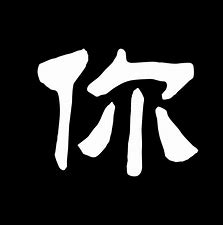
#> input picture OpenCV/image/003.jpg, 223 x 225 px, given in place of 003.png, which was not available
$ python centroid_finder.py   (older library calls are emulated)
#> lines starting #> are read from the running program, lines starting #| are printed output that depends on the picture; after the words box and inside, x2 and y2 are one past the last pixel; in counts of white or black regions, pixels touching at a corner belong together; pictures that were not available may be replaced by others from this repository, and a replacement may not be noted
#> further down, img is the input picture: shape (225, 223, 3); min 0, max 255, mean 39.6
import traceback
import cv2
import matplotlib.pyplot as plt
import numpy as np
# import fs
import os
import pandas as pd
from PIL import Image, ImageEnhance

"""
Anchor Finder

"""


def agg_dims(img, posn, rng, direct):
    if direct == 'left':
        return img[posn[0], posn[1] - int(rng/2): posn[1] + int(rng/2)].sum()
    elif direct == 'right':
        return img[posn[0], posn[1] - int(rng/2): posn[1] + int(rng/2)].sum()
    elif direct == 'up':
        return img[posn[0] - int(rng/2): posn[0] + int(rng/2), posn[1]].sum()
    else:
        return img[posn[0] - int(rng/2): posn[0] + int(rng/2), posn[1]].sum()


def search_anchor_border(img, direct, init):
    count = 1
    init = (int(init[0]), int(init[1]))
    if direct == "left" or direct == "right":
        if direct == "left":
            init_X = -1
            threshold = 200
        else:
            init_X = 1
            threshold = 200
        while True:
            if init[1] + init_X * count >= img.shape[1] or init[1] + init_X * count < 0:
                break
            if agg_dims(img, (init[0], init[1] + init_X * count), 2, direct) > threshold:
                return init[1] + init_X * count
            count += 1
            if count > 130:
                print(direct)
                raise TimeoutError()
    else:
        if direct == "up":
            init_Y = -1
            threshold = 200
        else:
            init_Y = 1
            threshold = 200
        while True:
            if init[0] + init_Y * count >= img.shape[0] or init[0] + init_Y * count < 0:
                break
            if agg_dims(img, (init[0] + init_Y * count, init[1]), 2, direct) > threshold:
                return init[0] + init_Y * count
            count += 1
            if count > 130:
                print(direct)
                raise TimeoutError()
    raise TimeoutError()


def get_grad(img):
    img = cv2.bilateralFilter(img, 7, 75, 75)
    grad_x = cv2.Sobel(img, cv2.CV_32F, 1, 0)
    grad_y = cv2.Sobel(img, cv2.CV_32F, 0, 1)
    gradx = cv2.convertScaleAbs(grad_x)
    grady = cv2.convertScaleAbs(grad_y)
    img = cv2.addWeighted(gradx, 0.5, grady, 0.5, 0)

    return img


def get_anchor(img, rect):
    try:
        ret_dict = {
            '0': 0,
            '1': None,
        }
        # img_1 = img.copy()
        _, rect_x, rect_y, rect_w, rect_h = [int(i) for i in rect[0][0][:5]]
        img = img[0][rect_y:(rect_y + rect_h), rect_x:(rect_x + rect_w), :]
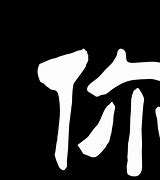
#> img: shape (180, 160, 3); min 0, max 255, mean 51.9

        if len(img.shape) > 2:
            if img.shape[2] == 3:
                img = cv2.cvtColor(img, cv2.COLOR_BGR2GRAY)
#> img: shape (180, 160)
            else:
                img = img[:, :, 0]
        else:
            img = img

        img = cv2.GaussianBlur(img, (3, 3), 0)
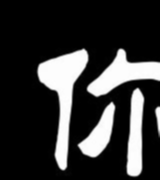
#> img: shape (180, 160); min 0, max 255, mean 51.9
        img = cv2.Canny(img, 70, 30)
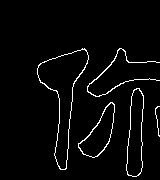
#> img: shape (180, 160); 3.2% white in thin lines or dots, all inside (x1, y1, x2, y2) = (37, 48, 160, 177)
        # [9 lines of commented-out code are left out]

        point_y = int(img.shape[0] / 2)
#> point_y = 90
        point_x = int(img.shape[1] / 2)
#> point_x = 80
        init = [point_y, point_x]
#> init = [90, 80]

        for _ in range(6):
            # horizontal scan
            left_b = search_anchor_border(img, "left", init)
            right_b = search_anchor_border(img, "right", init)
            init[1] = (left_b + right_b) / 2

            # vertical scan
            upper_b = search_anchor_border(img, "up", init)
            lower_b = search_anchor_border(img, "low", init)
            init[0] = (upper_b + lower_b) / 2
#> this loop made 6 passes
#> (left_b, right_b, upper_b, lower_b) on passes 2 to 6: (72, 105, 93, 135), (71, 102, 65, 137), (73, 131, 95, 113), (72, 108, 94, 132), (71, 102, 65, 137)
#> (left_b, right_b, upper_b, lower_b) on pass 1: (73, 87, 75, 142)
#> after the loop, init = [101, 86.5]
        y = init[0] + rect_y
#> y = 101
        x = init[1] + rect_x
#> x = 86.5
        ret_dict['1'] = [[[4.0,x, y],[4.0, abs(left_b - right_b) / 2, abs(upper_b - lower_b) / 2]]]
        # cv2.circle(img_1[0], (int(x),int(y)),  int(abs(left_b - right_b) / 2), (0, 0, 255), 1 )
        return ret_dict
    except Exception as e:
        traceback.print_exc()
        ret_dict = {
            "0": -1,
            "1": [[[-1,-1,-1],[-1,-1,-1]]],
        }
        return ret_dict

if __name__ == '__main__':
    path = r'C:\Users\dihuge\Desktop\342\003.png'
    img = cv2.imread(path)
    ret_dict = get_anchor([img],rect=[[[4.0,0,0,160,180]]])
#> ret_dict = 2 items
    print(ret_dict)
#| {'0': 0, '1': [[[4.0, 86.5, 101.0], [4.0, 15.5, 36.0]]]}
